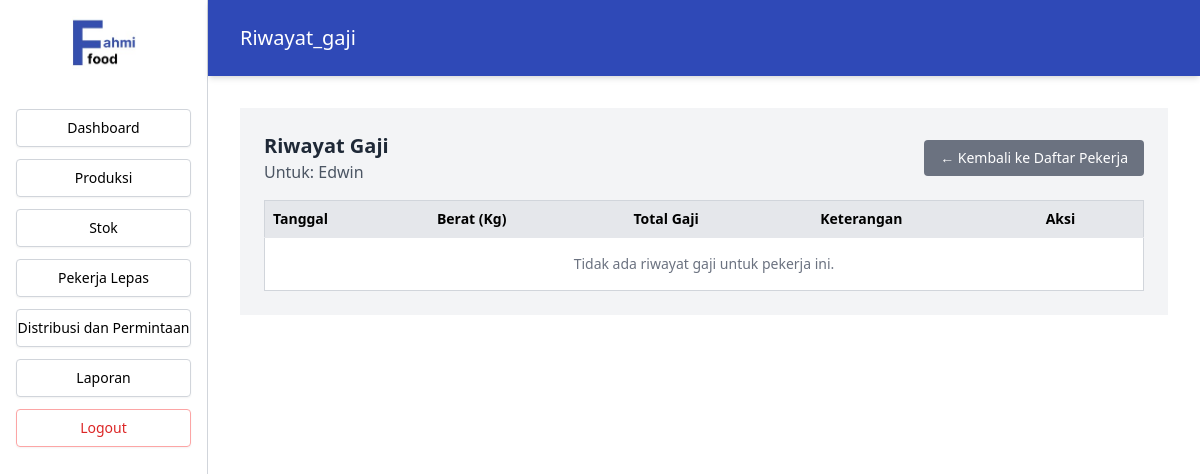
/Index.php?page=riwayat_gaji&id_pekerja=5 (signed in), run on an earlier commit of the app's database.
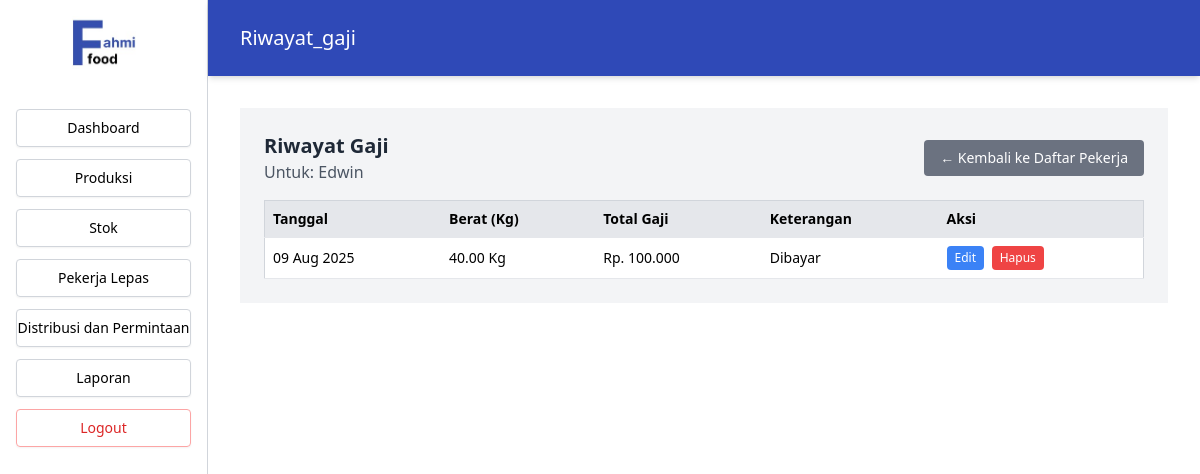
And on a later commit of the database.
### tables this page shows
CREATE TABLE `riwayat_gaji` (
  `id_gaji` int(11) NOT NULL,
  `id_pekerja` int(11) DEFAULT NULL,
  `tanggal` date DEFAULT NULL,
  `berat_barang_kg` decimal(10,2) DEFAULT NULL,
  `tarif_per_kg` int(11) DEFAULT NULL,
  `total_gaji` bigint(20) DEFAULT NULL,
  `keterangan` varchar(20) DEFAULT NULL
);

### src/RiwayatGaji.php (the view, shortened to what the changed rows need)
<?php
include 'koneksi.php';
$id_pekerja = $_GET['id_pekerja'];
$stmt_riwayat = $pdo->prepare("SELECT * FROM riwayat_gaji WHERE id_pekerja = ? ORDER BY tanggal DESC");
$stmt_riwayat->execute([$id_pekerja]);
$riwayat_list = $stmt_riwayat->fetchAll(PDO::FETCH_ASSOC);
?>
<main class="flex-1 bg-gray-100">
    <section class="p-6 overflow-x-auto">
        <div class="flex justify-between items-center mb-4">
            <div>
                <h2 class="text-xl font-semibold text-gray-800">Riwayat Gaji</h2>
            </div>
        </div>
        <table class="w-full border border-gray-300 text-sm bg-white text-left">
            <thead class="bg-gray-200">
                <tr>
                    <th class="p-2 border-b">Tanggal</th>
                    <th class="p-2 border-b">Berat (Kg)</th>
                    <th class="p-2 border-b">Total Gaji</th>
                    <th class="p-2 border-b">Keterangan</th>
                    <th class="p-2 border-b">Aksi</th>
                </tr>
            </thead>
            <tbody>
                <?php if (empty($riwayat_list)): ?>
                    <tr>
                        <td colspan="5" class="p-4 text-center text-gray-500">Tidak ada riwayat gaji untuk pekerja ini.</td>
                    </tr>
                <?php else: ?>
                    <?php foreach ($riwayat_list as $item): ?>
                        <tr class="border-b">
                            <td class="p-2"><?= htmlspecialchars(date('d M Y', strtotime($item['tanggal']))); ?></td>
                            <td class="p-2"><?= htmlspecialchars($item['berat_barang_kg']); ?> Kg</td>
                            <td class="p-2">Rp. <?= number_format($item['total_gaji'], 0, ',', '.'); ?></td>
                            <td class="p-2"><?= htmlspecialchars($item['keterangan']); ?></td>
                            <td class="p-2 space-x-1">
                                <button class="btnEditGaji bg-blue-500 text-white text-xs px-2 py-1 rounded"
                                    data-id-gaji="<?= $item['id_gaji']?>"
                                    data-tanggal="<?= $item['tanggal'] ?>"
                                    data-berat="<?= $item['berat_barang_kg'] ?>"
                                    data-tarif="<?= $item['tarif_per_kg'] ?>"
                                    data-total="<?= $item['total_gaji'] ?>"
                                    data-keterangan="<?= $item['keterangan'] ?>"
                                    type="button">Edit</button>
                                <button class="btnHapusGaji bg-red-500 text-white text-xs px-2 py-1 rounded"
                                    data-id-gaji="<?= $item['id_gaji']?>" type="button">Hapus</button>
                            </td>
                        </tr>
                    <?php endforeach; ?>
                <?php endif; ?>
            </tbody>
        </table>
    </section>
</main>

### index.php (shortened to what the changed rows need)
<?php
$page = isset($_GET['page']) ? $_GET['page'] : 'dashboard';
$src = [
  'login'     => 'Login.php',
  'dashboard' => 'src/Dashboard.php',
  'produksi'  => 'src/Produksi.php',
  'stok'      => 'src/Stok.php',
  'pekerja'   => 'src/Pekerja.php',
  'distribusi'=> 'src/Distribusi.php',
  'laporan'   => 'src/Laporan.php',
  'riwayat_gaji' => 'src/RiwayatGaji.php',
  'jadwal_lengkap' => 'src/jadwal_lengkap.php',
];
?>
<!DOCTYPE html>
<html lang="en">
<head>
  <script src="https://cdn.tailwindcss.com"></script>
  <link rel="stylesheet" href="https://cdnjs.cloudflare.com/ajax/libs/font-awesome/5.15.3/css/all.min.css" />
</head>
<body class="bg-white font-sans">
<?php if ($page !== 'login'): ?>
<div class="flex min-h-screen">
  <aside class="w-52 border-r border-gray-300 flex flex-col p-4 bg-white sticky top-0 h-screen">
    <nav class="flex flex-col space-y-3 text-sm">
      <?php
      $menuItems = [
        'dashboard' => 'Dashboard',
        'produksi' => 'Produksi',
        'stok' => 'Stok',
        'pekerja' => 'Pekerja Lepas',
        'distribusi' => 'Distribusi dan Permintaan',
        'laporan' => 'Laporan',
      ];
      foreach ($menuItems as $key => $label) {
        $isActive = ($page === $key) ? 'bg-blue-200 border-blue-400 font-semibold' : 'border-gray-300';
        echo "<a href='Index.php?page=$key' class='text-center py-2 rounded border $isActive shadow-sm text-black transition-all hover:bg-blue-100 hover:border-blue-300'>$label</a>";
      }
      ?>
      <a href="Logout.php" class="text-center py-2 rounded border border-red-300 shadow-sm text-red-600 transition-all hover:bg-red-100 hover:border-red-400">Logout</a>
    </nav>
  </aside>
  <main class="flex-1 flex flex-col">
    <header class="sticky top-0 bg-[#2f49b7] text-white px-8 py-6 shadow-md z-40">
      <h1 class="text-xl font-normal"><?= ucfirst($page) ?></h1>
    </header>
    <div class="p-8 overflow-y-auto">
      <?php
      if (array_key_exists($page, $src)) {
        include $src[$page];
      } else {
        echo "<p class='text-red-500'>src tidak ditemukan.</p>";
      }
      ?>
    </div>
  </main>
</div>
<?php else: ?>
  <?php include $src[$page]; ?>
<?php endif; ?>
</body>
</html>

What changed in the data, as far as the page shows it:
added riwayat_gaji: tanggal "09 Aug 2025", berat_barang_kg "40.00", total_gaji "100.000", keterangan "Dibayar"
Also different on the page:
text no longer shown: "Tidak ada riwayat gaji untuk pekerja ini."
